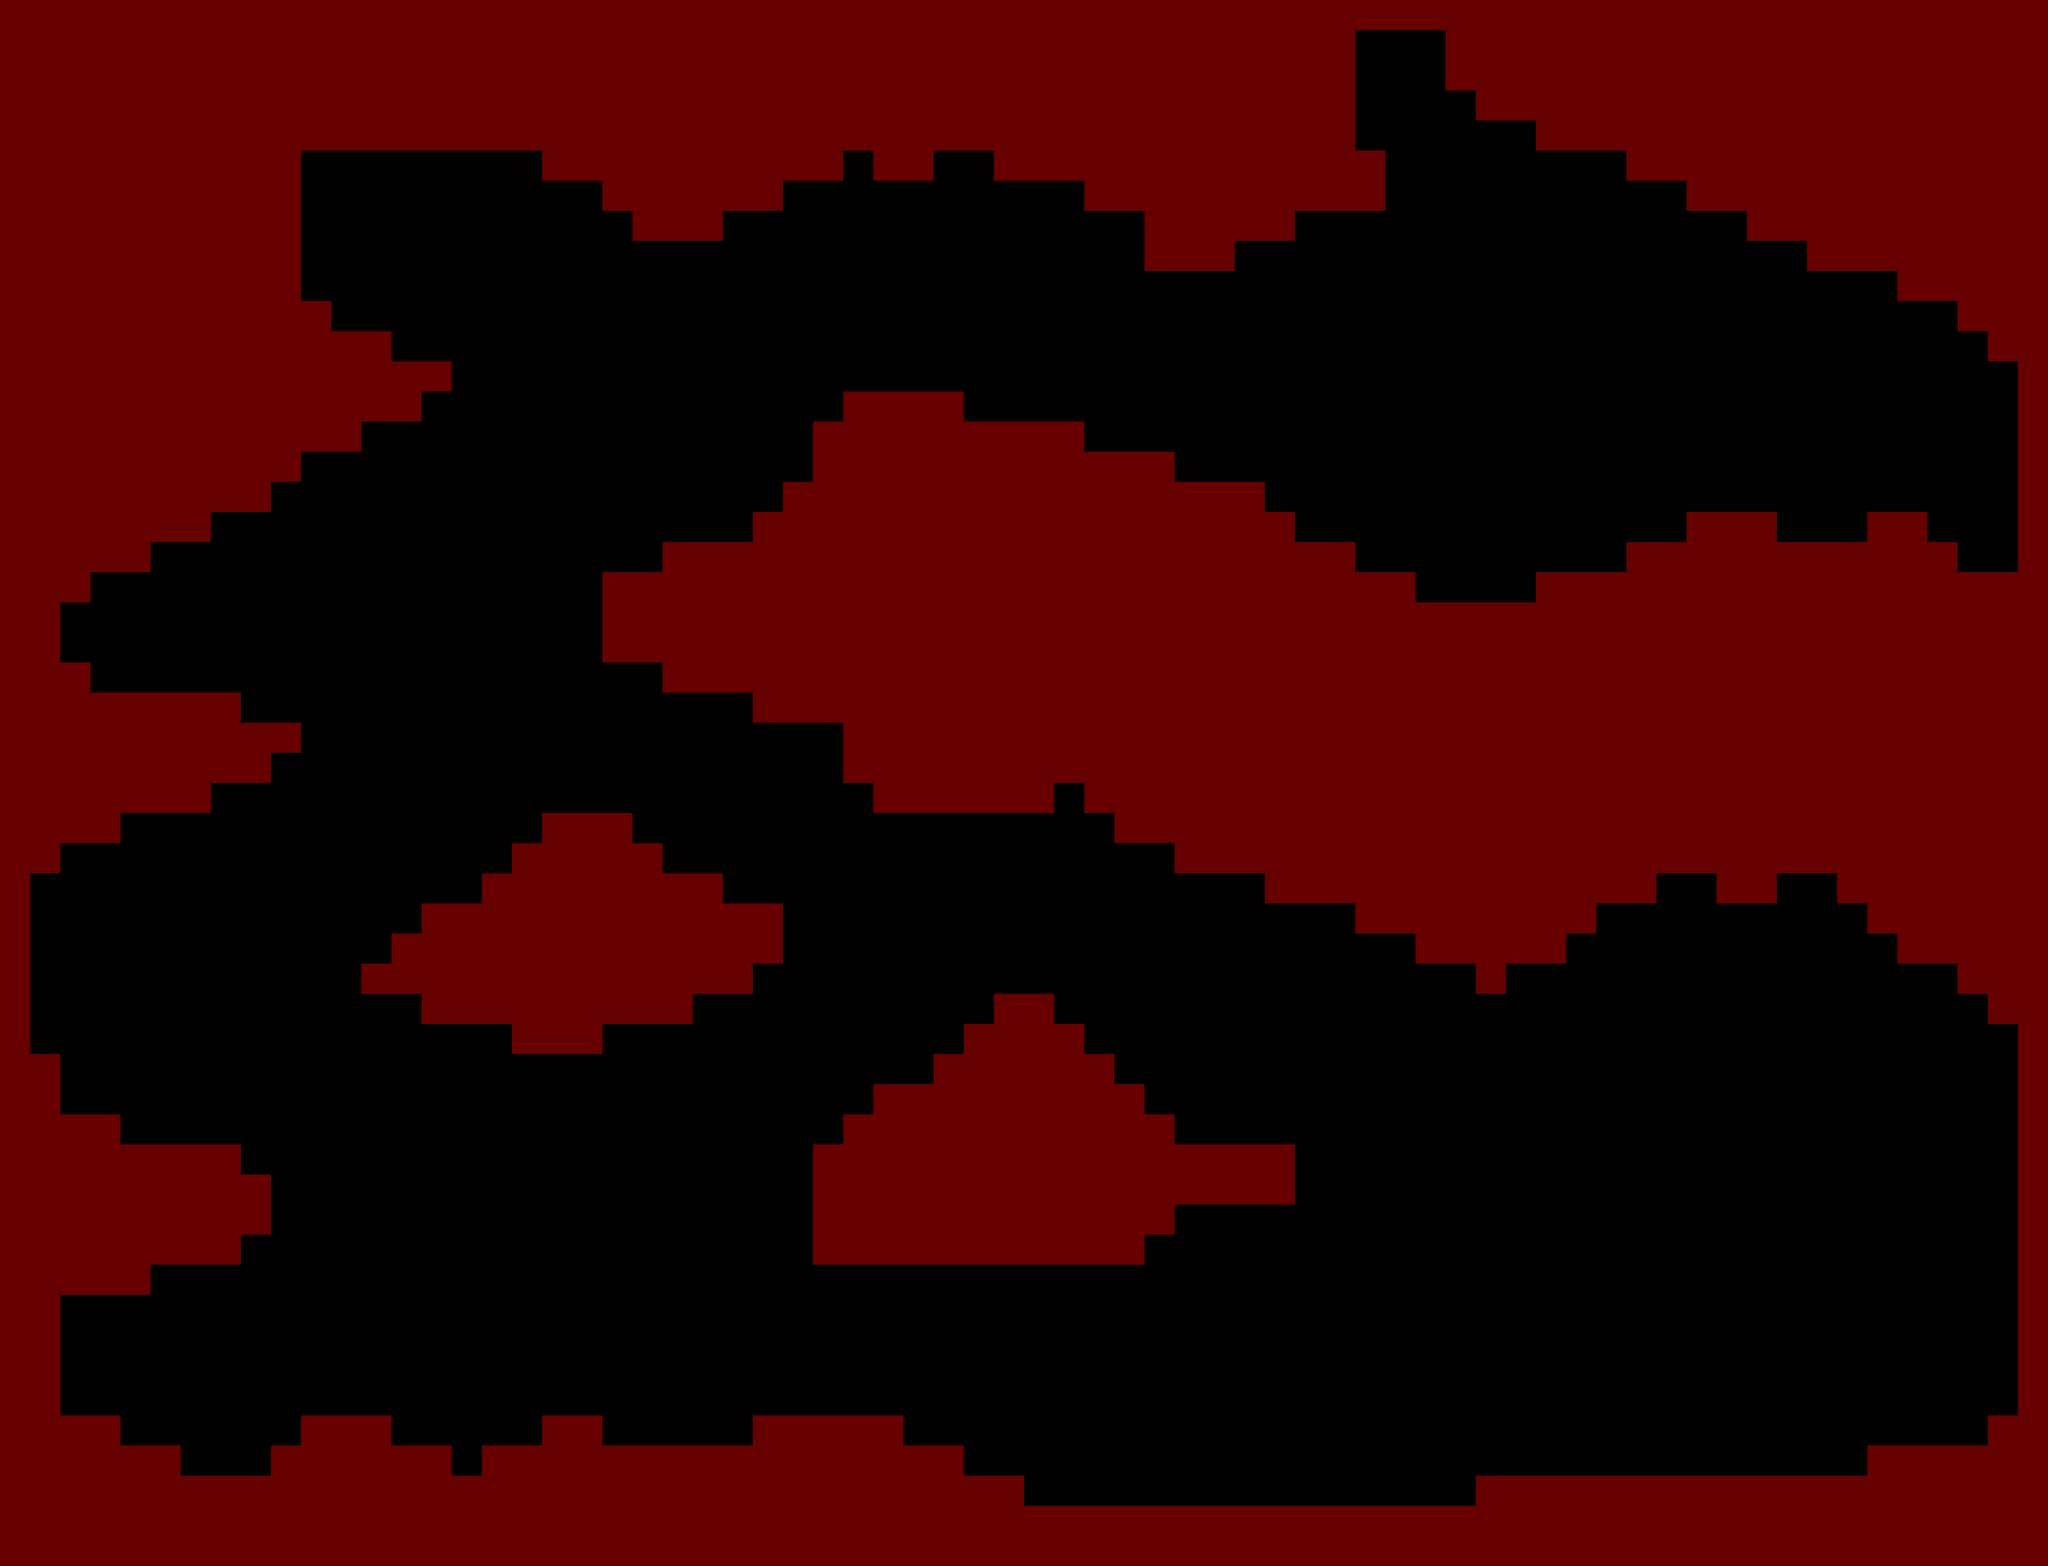

This game map was drawn from its Tiled (.tmx) file and the tilesets committed beside it. A one-line description and the full map source follow:
An orthogonal 68x52 tile map with 64x64 px tiles, 1 tile layer (碰撞（红色）), 2 tilesets.

<map version="1.0" tiledversion="1.1.6" orientation="orthogonal" renderorder="left-up" width="68" height="52" tilewidth="64" tileheight="64" infinite="0" nextobjectid="1"><tileset firstgid="1" name="tile_res" tilewidth="64" tileheight="64" tilecount="2" columns="2"><image source="../misc/tile_res.png" width="128" height="64" /></tileset><tileset firstgid="3" name="tile_res" tilewidth="64" tileheight="64" tilecount="2" columns="2"><image source="../misc/tile_res.png" width="128" height="64" /></tileset><imagelayer name="背景"><image source="mdata.jpg" width="4352" height="3328" /></imagelayer><layer name="碰撞（红色）" width="68" height="52"><data encoding="csv">1,1,1,1,1,1,1,1,1,1,1,1,1,1,1,1,1,1,1,1,1,1,1,1,1,1,1,1,1,1,1,1,1,1,1,1,1,1,1,1,1,1,1,1,1,1,1,1,1,1,1,1,1,1,1,1,1,1,1,1,1,1,1,1,1,1,1,1,1,1,1,1,1,1,1,1,1,1,1,1,1,1,1,1,1,1,1,1,1,1,1,1,1,1,1,1,1,1,1,1,1,1,1,1,1,1,1,1,1,1,1,1,1,0,0,0,1,1,1,1,1,1,1,1,1,1,1,1,1,1,1,1,1,1,1,1,1,1,1,1,1,1,1,1,1,1,1,1,1,1,1,1,1,1,1,1,1,1,1,1,1,1,1,1,1,1,1,1,1,1,1,1,1,1,1,1,1,1,1,1,1,0,0,0,1,1,1,1,1,1,1,1,1,1,1,1,1,1,1,1,1,1,1,1,1,1,1,1,1,1,1,1,1,1,1,1,1,1,1,1,1,1,1,1,1,1,1,1,1,1,1,1,1,1,1,1,1,1,1,1,1,1,1,1,1,1,1,1,1,0,0,0,0,1,1,1,1,1,1,1,1,1,1,1,1,1,1,1,1,1,1,1,1,1,1,1,1,1,1,1,1,1,1,1,1,1,1,1,1,1,1,1,1,1,1,1,1,1,1,1,1,1,1,1,1,1,1,1,1,1,1,1,1,1,1,1,1,0,0,0,0,0,0,1,1,1,1,1,1,1,1,1,1,1,1,1,1,1,1,1,1,1,1,1,1,1,1,1,1,1,0,0,0,0,0,0,0,0,1,1,1,1,1,1,1,1,1,1,0,1,1,0,0,1,1,1,1,1,1,1,1,1,1,1,1,1,0,0,0,0,0,0,0,0,1,1,1,1,1,1,1,1,1,1,1,1,1,1,1,1,1,1,1,1,1,1,1,1,0,0,0,0,0,0,0,0,0,0,1,1,1,1,1,1,0,0,0,0,0,0,0,0,0,0,1,1,1,1,1,1,1,1,1,1,0,0,0,0,0,0,0,0,0,0,1,1,1,1,1,1,1,1,1,1,1,1,1,1,1,1,1,1,1,1,1,1,0,0,0,0,0,0,0,0,0,0,0,1,1,1,0,0,0,0,0,0,0,0,0,0,0,0,0,0,1,1,1,1,1,0,0,0,0,0,0,0,0,0,0,0,0,0,0,0,1,1,1,1,1,1,1,1,1,1,1,1,1,1,1,1,1,1,1,1,0,0,0,0,0,0,0,0,0,0,0,0,0,0,0,0,0,0,0,0,0,0,0,0,0,0,0,0,1,1,1,0,0,0,0,0,0,0,0,0,0,0,0,0,0,0,0,0,0,0,1,1,1,1,1,1,1,1,1,1,1,1,1,1,1,1,1,1,0,0,0,0,0,0,0,0,0,0,0,0,0,0,0,0,0,0,0,0,0,0,0,0,0,0,0,0,0,0,0,0,0,0,0,0,0,0,0,0,0,0,0,0,0,0,0,0,0,0,0,0,0,1,1,1,1,1,1,1,1,1,1,1,1,1,1,1,1,0,0,0,0,0,0,0,0,0,0,0,0,0,0,0,0,0,0,0,0,0,0,0,0,0,0,0,0,0,0,0,0,0,0,0,0,0,0,0,0,0,0,0,0,0,0,0,0,0,0,0,0,0,0,1,1,1,1,1,1,1,1,1,1,1,1,1,1,1,1,0,0,0,0,0,0,0,0,0,0,0,0,0,0,0,0,0,0,0,0,0,0,0,0,0,0,0,0,0,0,0,0,0,0,0,0,0,0,0,0,0,0,0,0,0,0,0,0,0,0,0,0,0,1,1,1,1,1,1,1,1,1,1,1,1,1,1,1,1,1,0,0,0,0,0,0,0,0,0,0,0,0,0,0,0,0,0,0,0,0,0,0,0,0,0,0,0,0,0,0,0,0,0,0,0,0,0,0,0,0,0,0,0,0,0,0,0,0,0,0,0,0,1,1,1,1,1,1,1,1,1,1,1,1,1,1,1,0,0,0,0,0,0,0,0,0,0,0,0,0,0,1,1,1,1,0,0,0,0,0,0,0,0,0,0,0,0,0,0,0,0,0,0,0,0,0,0,0,0,0,0,0,0,0,0,0,0,0,0,0,1,1,1,1,1,1,1,1,1,1,1,1,1,0,0,0,0,0,0,0,0,0,0,0,0,0,0,0,1,1,1,1,1,1,1,1,1,0,0,0,0,0,0,0,0,0,0,0,0,0,0,0,0,0,0,0,0,0,0,0,0,0,0,0,0,0,0,0,1,1,1,1,1,1,1,1,1,1,1,0,0,0,0,0,0,0,0,0,0,0,0,0,0,0,0,0,1,1,1,1,1,1,1,1,1,1,1,1,0,0,0,0,0,0,0,0,0,0,0,0,0,0,0,0,0,0,0,0,0,0,0,0,0,0,0,0,1,1,1,1,1,1,1,1,1,1,0,0,0,0,0,0,0,0,0,0,0,0,0,0,0,0,0,1,1,1,1,1,1,1,1,1,1,1,1,1,1,1,1,0,0,0,0,0,0,0,0,0,0,0,0,0,0,0,0,0,0,0,0,0,0,0,0,0,1,1,1,1,1,1,1,1,0,0,0,0,0,0,0,0,0,0,0,0,0,0,0,0,0,0,1,1,1,1,1,1,1,1,1,1,1,1,1,1,1,1,1,1,0,0,0,0,0,0,0,0,0,0,0,0,0,1,1,1,0,0,0,1,1,0,0,0,1,1,1,1,1,1,0,0,0,0,0,0,0,0,0,0,0,0,0,0,0,0,0,1,1,1,1,1,1,1,1,1,1,1,1,1,1,1,1,1,1,1,1,1,1,1,0,0,0,0,0,0,0,0,0,1,1,1,1,1,1,1,1,1,1,1,0,0,1,1,1,1,0,0,0,0,0,0,0,0,0,0,0,0,0,0,0,0,0,1,1,1,1,1,1,1,1,1,1,1,1,1,1,1,1,1,1,1,1,1,1,1,1,1,1,1,0,0,0,0,1,1,1,1,1,1,1,1,1,1,1,1,1,1,1,1,1,1,1,0,0,0,0,0,0,0,0,0,0,0,0,0,0,0,0,0,0,1,1,1,1,1,1,1,1,1,1,1,1,1,1,1,1,1,1,1,1,1,1,1,1,1,1,1,1,1,1,1,1,1,1,1,1,1,1,1,1,1,1,1,1,1,1,1,1,1,1,0,0,0,0,0,0,0,0,0,0,0,0,0,0,0,0,0,0,1,1,1,1,1,1,1,1,1,1,1,1,1,1,1,1,1,1,1,1,1,1,1,1,1,1,1,1,1,1,1,1,1,1,1,1,1,1,1,1,1,1,1,1,1,1,1,1,1,1,1,0,0,0,0,0,0,0,0,0,0,0,0,0,0,0,0,0,0,0,1,1,1,1,1,1,1,1,1,1,1,1,1,1,1,1,1,1,1,1,1,1,1,1,1,1,1,1,1,1,1,1,1,1,1,1,1,1,1,1,1,1,1,1,1,1,1,1,1,1,1,1,1,1,0,0,0,0,0,0,0,0,0,0,0,0,0,0,0,0,0,1,1,1,1,1,1,1,1,1,1,1,1,1,1,1,1,1,1,1,1,1,1,1,1,1,1,1,1,1,1,1,1,1,1,1,1,1,1,1,1,1,1,1,1,1,1,1,1,1,1,1,1,1,0,0,0,0,0,0,0,0,0,0,0,0,0,0,0,0,0,0,1,1,1,1,1,1,1,1,1,1,1,1,1,1,1,1,1,1,1,1,1,1,1,1,1,1,1,1,1,1,1,1,1,1,1,1,1,1,1,1,1,1,1,1,1,1,1,1,1,0,0,0,0,0,0,0,0,0,0,0,0,0,0,0,0,0,0,0,1,1,1,1,1,1,1,1,1,1,1,1,1,1,1,1,1,1,1,1,1,1,1,1,1,1,1,1,1,1,1,1,1,1,1,1,1,1,1,1,1,1,1,1,1,1,1,0,0,0,0,0,0,0,0,0,0,0,0,0,0,0,0,0,0,0,0,0,0,1,1,1,1,1,1,0,1,1,1,1,1,1,1,1,1,1,1,1,1,1,1,1,1,1,1,1,1,1,1,1,1,1,1,1,1,1,1,1,1,1,1,1,0,0,0,0,0,0,0,0,0,0,0,0,0,0,1,1,1,0,0,0,0,0,0,0,0,0,0,0,0,0,0,0,0,1,1,1,1,1,1,1,1,1,1,1,1,1,1,1,1,1,1,1,1,1,1,1,1,1,1,1,1,1,1,1,1,1,0,0,0,0,0,0,0,0,0,0,0,0,0,0,0,1,1,1,1,1,0,0,0,0,0,0,0,0,0,0,0,0,0,0,0,0,0,1,1,1,1,1,1,1,1,1,1,1,1,1,1,1,1,1,1,1,1,1,1,1,1,1,1,1,1,1,1,0,0,0,0,0,0,0,0,0,0,0,0,0,0,0,1,1,1,1,1,1,1,1,0,0,0,0,0,0,0,0,0,0,0,0,0,0,0,0,0,0,1,1,1,1,1,1,1,1,1,1,1,1,1,0,0,1,1,0,0,1,1,1,1,1,1,1,1,0,0,0,0,0,0,0,0,0,0,0,0,0,1,1,1,1,1,1,1,1,1,1,1,1,0,0,0,0,0,0,0,0,0,0,0,0,0,0,0,0,0,0,0,1,1,1,1,1,1,1,1,0,0,0,0,0,0,0,0,0,1,1,1,1,1,1,1,0,0,0,0,0,0,0,0,0,0,0,0,1,1,1,1,1,1,1,1,1,1,1,1,1,0,0,0,0,0,0,0,0,0,0,0,0,0,0,0,0,0,0,0,0,0,1,1,1,1,1,0,0,0,0,0,0,0,0,0,0,0,1,1,1,1,1,1,0,0,0,0,0,0,0,0,0,0,0,1,1,1,1,1,1,1,1,1,1,1,1,1,0,0,0,0,0,0,0,0,0,0,0,0,0,0,0,0,0,0,0,0,0,0,0,0,1,0,0,0,0,0,0,0,0,0,0,0,0,0,0,0,1,1,1,1,0,0,0,0,0,0,0,0,0,0,0,0,0,1,1,1,1,1,1,1,1,1,0,0,0,0,0,0,0,0,0,0,1,1,0,0,0,0,0,0,0,0,0,0,0,0,0,0,0,0,0,0,0,0,0,0,0,0,0,0,0,0,0,0,0,1,1,1,0,0,0,0,0,0,0,0,0,0,0,0,0,0,0,0,1,1,1,0,0,0,0,0,0,0,0,0,0,0,0,1,1,1,1,0,0,0,0,0,0,0,0,0,0,0,0,0,0,0,0,0,0,0,0,0,0,0,0,0,0,0,0,0,0,0,1,1,1,0,0,0,0,0,0,0,0,0,0,0,0,0,0,0,0,0,0,0,0,0,0,0,0,0,0,0,0,0,1,1,1,1,1,1,0,0,0,0,0,0,0,0,0,0,0,0,0,0,0,0,0,0,0,0,0,0,0,0,0,0,0,0,0,0,1,1,1,0,0,0,0,0,0,0,0,0,0,0,0,0,0,0,0,0,0,0,0,0,0,0,0,0,0,0,1,1,1,1,1,1,1,1,1,0,0,0,0,0,0,0,0,0,0,0,0,0,0,0,0,0,0,0,0,0,0,0,0,0,0,0,0,0,1,1,1,1,1,0,0,0,0,0,0,0,0,0,0,0,0,0,0,0,0,0,0,0,0,0,0,0,0,1,1,1,1,1,1,1,1,1,1,1,0,0,0,0,0,0,0,0,0,0,0,0,0,0,0,0,0,0,0,0,0,0,0,0,0,0,0,0,1,1,1,1,1,1,1,1,1,0,0,0,0,0,0,0,0,0,0,0,0,0,0,0,0,0,0,0,1,1,1,1,1,1,1,1,1,1,1,1,1,1,1,1,0,0,0,0,0,0,0,0,0,0,0,0,0,0,0,0,0,0,0,0,0,0,0,0,1,1,1,1,1,1,1,1,1,1,0,0,0,0,0,0,0,0,0,0,0,0,0,0,0,0,0,0,1,1,1,1,1,1,1,1,1,1,1,1,1,1,1,1,0,0,0,0,0,0,0,0,0,0,0,0,0,0,0,0,0,0,0,0,0,0,0,0,1,1,1,1,1,1,1,1,1,1,0,0,0,0,0,0,0,0,0,0,0,0,0,0,0,0,0,0,1,1,1,1,1,1,1,1,1,1,1,1,0,0,0,0,0,0,0,0,0,0,0,0,0,0,0,0,0,0,0,0,0,0,0,0,0,0,0,0,1,1,1,1,1,1,1,1,1,0,0,0,0,0,0,0,0,0,0,0,0,0,0,0,0,0,0,0,1,1,1,1,1,1,1,1,1,1,1,0,0,0,0,0,0,0,0,0,0,0,0,0,0,0,0,0,0,0,0,0,0,0,0,0,0,0,0,0,1,1,1,1,1,1,0,0,0,0,0,0,0,0,0,0,0,0,0,0,0,0,0,0,0,0,0,0,0,0,0,0,0,0,0,0,0,0,0,0,0,0,0,0,0,0,0,0,0,0,0,0,0,0,0,0,0,0,0,0,0,0,0,0,0,0,0,0,1,1,1,0,0,0,0,0,0,0,0,0,0,0,0,0,0,0,0,0,0,0,0,0,0,0,0,0,0,0,0,0,0,0,0,0,0,0,0,0,0,0,0,0,0,0,0,0,0,0,0,0,0,0,0,0,0,0,0,0,0,0,0,0,0,0,0,0,1,1,1,0,0,0,0,0,0,0,0,0,0,0,0,0,0,0,0,0,0,0,0,0,0,0,0,0,0,0,0,0,0,0,0,0,0,0,0,0,0,0,0,0,0,0,0,0,0,0,0,0,0,0,0,0,0,0,0,0,0,0,0,0,0,0,0,0,1,1,1,0,0,0,0,0,0,0,0,0,0,0,0,0,0,0,0,0,0,0,0,0,0,0,0,0,0,0,0,0,0,0,0,0,0,0,0,0,0,0,0,0,0,0,0,0,0,0,0,0,0,0,0,0,0,0,0,0,0,0,0,0,0,0,0,0,1,1,1,0,0,0,0,0,0,0,0,0,0,0,0,0,0,0,0,0,0,0,0,0,0,0,0,0,0,0,0,0,0,0,0,0,0,0,0,0,0,0,0,0,0,0,0,0,0,0,0,0,0,0,0,0,0,0,0,0,0,0,0,0,0,0,0,0,1,1,1,1,1,0,0,0,0,0,0,1,1,1,0,0,0,0,0,1,1,0,0,0,0,0,1,1,1,1,1,0,0,0,0,0,0,0,0,0,0,0,0,0,0,0,0,0,0,0,0,0,0,0,0,0,0,0,0,0,0,0,0,0,0,0,0,1,1,1,1,1,1,1,1,0,0,0,1,1,1,1,1,1,0,1,1,1,1,1,1,1,1,1,1,1,1,1,1,1,1,0,0,0,0,0,0,0,0,0,0,0,0,0,0,0,0,0,0,0,0,0,0,0,0,0,0,0,0,0,0,1,1,1,1,1,1,1,1,1,1,1,1,1,1,1,1,1,1,1,1,1,1,1,1,1,1,1,1,1,1,1,1,1,1,1,1,1,1,1,1,0,0,0,0,0,0,0,0,0,0,0,0,0,0,0,1,1,1,1,1,1,1,1,1,1,1,1,1,1,1,1,1,1,1,1,1,1,1,1,1,1,1,1,1,1,1,1,1,1,1,1,1,1,1,1,1,1,1,1,1,1,1,1,1,1,1,1,1,1,1,1,1,1,1,1,1,1,1,1,1,1,1,1,1,1,1,1,1,1,1,1,1,1,1,1,1,1,1,1,1,1,1,1,1,1,1,1,1,1,1,1,1,1,1,1,1,1,1,1,1,1,1,1,1,1,1,1,1,1,1,1,1,1,1,1,1,1,1,1,1,1,1,1,1,1,1,1,1,1,1,1,1,1,1,1,1,1,1,1,1,1,1,1,1,1,1,1,1,1,1</data></layer></map>
